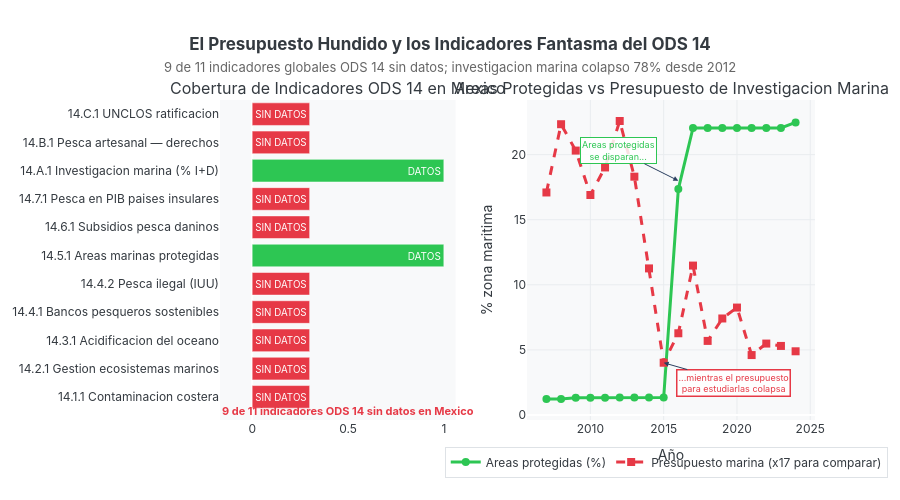

Notebook cell for this chart:
### Markdown cell above
## Acto VI — El Presupuesto Hundido y los Indicadores Fantasma
La paradoja del ODS 14 mexicano: **proteger sin estudiar**. México decretó la mayor reserva
marina de su historia (22.5 % del mar territorial) mientras el presupuesto para estudiar ese
mar **caía un 78 %**. Peor aún: los indicadores que más importan para la gestión del océano
— pesca sostenible, acidificación, zonas de oxígeno mínimo, contaminación plástica —
**no existen** en el sistema ODS de México.

### Code cell
# ══════════════════════════════════════════════════════════════════════════════
# FIGURA 6 — El Presupuesto Hundido y los Indicadores Fantasma
# ══════════════════════════════════════════════════════════════════════════════
presupuesto  = get_serie('14.A.1')
areas_mar    = get_serie('14.5.1')

# Indicadores ODS 14 globales de la ONU vs México
ind_globales = [
    '14.1.1 Contaminacion costera',
    '14.2.1 Gestion ecosistemas marinos',
    '14.3.1 Acidificacion del oceano',
    '14.4.1 Bancos pesqueros sostenibles',
    '14.4.2 Pesca ilegal (IUU)',
    '14.5.1 Areas marinas protegidas',
    '14.6.1 Subsidios pesca daninos',
    '14.7.1 Pesca en PIB paises insulares',
    '14.A.1 Investigacion marina (% I+D)',
    '14.B.1 Pesca artesanal — derechos',
    '14.C.1 UNCLOS ratificacion'
]
tiene_datos  = [False, False, False, False, False, True, False, False, True, False, False]
colores_ind  = [C_DATO if t else C_VACIO for t in tiene_datos]
textos_ind   = ['DATOS' if t else 'SIN DATOS' for t in tiene_datos]

fig6 = make_subplots(
    rows=1, cols=2,
    subplot_titles=[
        'Cobertura de Indicadores ODS 14 en Mexico',
        'Areas Protegidas vs Presupuesto de Investigacion Marina'
    ],
    column_widths=[0.45, 0.55],
    horizontal_spacing=0.12
)

# ── Panel 1: Inventario de indicadores ODS 14 ─────────────────────────────────
fig6.add_trace(go.Bar(
    x=[1 if t else 0.3 for t in tiene_datos],
    y=ind_globales,
    orientation='h',
    marker_color=colores_ind,
    marker_line_color='white', marker_line_width=0.5,
    text=textos_ind,
    textposition='inside',
    textfont=dict(size=10, color='white'),
    showlegend=False,
    hovertemplate='<b>%{y}</b><br>Estado: <b>%{text}</b><extra></extra>'
), row=1, col=1)

fig6.add_annotation(
    x=0.5, y=-0.5,
    text='<b>9 de 11 indicadores ODS 14 sin datos en Mexico</b>',
    showarrow=False,
    font=dict(size=11, color=C_VACIO),
    xref='x', yref='y',
    row=1, col=1
)

# ── Panel 2: Áreas protegidas vs presupuesto ──────────────────────────────────
# Combinar en años comunes
am_filt = areas_mar[areas_mar['periodo'] >= 2007].copy()
merged6 = am_filt[['periodo','valor']].rename(columns={'valor':'areas'}).merge(
    presupuesto[['periodo','valor']].rename(columns={'valor':'presup'}),
    on='periodo'
)

# Áreas marinas (eje principal)
fig6.add_trace(go.Scatter(
    x=merged6['periodo'], y=merged6['areas'],
    mode='lines+markers', name='Areas protegidas (%)',
    line=dict(color=C_DATO, width=3),
    marker=dict(size=8),
    hovertemplate='<b>%{x}</b><br>Areas protegidas: <b>%{y:.1f}%</b><extra></extra>'
), row=1, col=2)

# Presupuesto escalado para comparación visual
pres_escalado = merged6['presup'] * 17  # escala para visualización comparativa
fig6.add_trace(go.Scatter(
    x=merged6['periodo'], y=pres_escalado,
    mode='lines+markers', name='Presupuesto marina (x17 para comparar)',
    line=dict(color=C_VACIO, width=3, dash='dash'),
    marker=dict(size=8, symbol='square'),
    hovertemplate='<b>%{x}</b><br>Presup. marina (escalado): <b>%{y:.2f}</b><extra></extra>'
), row=1, col=2)

fig6.add_annotation(
    x=2016, y=18,
    text='Areas protegidas<br>se disparan...',
    showarrow=True, arrowhead=2, ax=-60, ay=-30,
    font=dict(size=9, color=C_DATO),
    bgcolor='rgba(255,255,255,0.85)', bordercolor=C_DATO, borderwidth=1,
    row=1, col=2
)
fig6.add_annotation(
    x=2015, y=0.236 * 17,
    text='...mientras el presupuesto<br>para estudiarlas colapsa',
    showarrow=True, arrowhead=2, ax=70, ay=20,
    font=dict(size=9, color=C_VACIO),
    bgcolor='rgba(255,255,255,0.85)', bordercolor=C_VACIO, borderwidth=1.5,
    row=1, col=2
)

fig6.update_xaxes(showgrid=True, gridcolor='#E9ECEF', title_text='Año', row=1, col=2)
fig6.update_yaxes(showgrid=True, gridcolor='#E9ECEF', title_text='% zona maritima', row=1, col=2)
fig6.update_xaxes(showgrid=False, row=1, col=1)
fig6.update_yaxes(showgrid=False, row=1, col=1)

fig6.update_layout(
    title=dict(
        text='<b>El Presupuesto Hundido y los Indicadores Fantasma del ODS 14</b><br>'
             '<span style="font-size:13px;color:#666;font-weight:normal">'
             '9 de 11 indicadores globales ODS 14 sin datos; investigacion marina colapso 78% desde 2012</span>',
        x=0.5, xanchor='center'
    ),
    height=500, plot_bgcolor=C_FONDO, paper_bgcolor='white',
    font=dict(family='Inter, Arial, sans-serif', color=C_LINEA),
    legend=dict(
        orientation='h', yanchor='bottom', y=-0.18, xanchor='center', x=0.75,
        bgcolor='rgba(255,255,255,0.8)', bordercolor='#DEE2E6', borderwidth=1
    ),
    margin=dict(t=100, b=80)
)
fig6.show()

### Figure 1 — Plotly figure (JSON) as saved in the notebook; plotly's stock layout.template omitted (floating-point values rounded to 4 significant figures)
{"data": [{"hovertemplate": "<b>%{y}</b><br>Estado: <b>%{text}</b><extra></extra>", "marker": {"color": ["#E63946", "#E63946", "#E63946", "#E63946", "#E63946", "#2DC653", "#E63946", "#E63946", "#2DC653", "#E63946", "#E63946"], "line": {"color": "white", "width": 0.5}}, "orientation": "h", "showlegend": false, "text": ["SIN DATOS", "SIN DATOS", "SIN DATOS", "SIN DATOS", "SIN DATOS", "DATOS", "SIN DATOS", "SIN DATOS", "DATOS", "SIN DATOS", "SIN DATOS"], "textfont": {"color": "white", "size": 10}, "textposition": "inside", "type": "bar", "x": [0.3, 0.3, 0.3, 0.3, 0.3, 1, 0.3, 0.3, 1, 0.3, 0.3], "xaxis": "x", "y": ["14.1.1 Contaminacion costera", "14.2.1 Gestion ecosistemas marinos", "14.3.1 Acidificacion del oceano", "14.4.1 Bancos pesqueros sostenibles", "14.4.2 Pesca ilegal (IUU)", "14.5.1 Areas marinas protegidas", "14.6.1 Subsidios pesca daninos", "14.7.1 Pesca en PIB paises insulares", "14.A.1 Investigacion marina (% I+D)", "14.B.1 Pesca artesanal — derechos", "14.C.1 UNCLOS ratificacion"], "yaxis": "y"}, {"hovertemplate": "<b>%{x}</b><br>Areas protegidas: <b>%{y:.1f}%</b><extra></extra>", "line": {"color": "#2DC653", "width": 3}, "marker": {"size": 8}, "mode": "lines+markers", "name": "Areas protegidas (%)", "type": "scatter", "x": [2007, 2008, 2009, 2010, 2011, 2012, 2013, 2014, 2015, 2016, 2017, 2018, 2019, 2020, 2021, 2022, 2023, 2024], "xaxis": "x2", "y": [1.232, 1.232, 1.334, 1.334, 1.334, 1.344, 1.344, 1.344, 1.344, 17.35, 22.05, 22.05, 22.05, 22.05, 22.05, 22.05, 22.05, 22.47], "yaxis": "y2"}, {"hovertemplate": "<b>%{x}</b><br>Presup. marina (escalado): <b>%{y:.2f}</b><extra></extra>", "line": {"color": "#E63946", "dash": "dash", "width": 3}, "marker": {"size": 8, "symbol": "square"}, "mode": "lines+markers", "name": "Presupuesto marina (x17 para comparar)", "type": "scatter", "x": [2007, 2008, 2009, 2010, 2011, 2012, 2013, 2014, 2015, 2016, 2017, 2018, 2019, 2020, 2021, 2022, 2023, 2024], "xaxis": "x2", "y": [17.1, 22.34, 20.31, 16.9, 19.02, 22.59, 18.31, 11.26, 4.018, 6.28, 11.48, 5.694, 7.417, 8.254, 4.607, 5.489, 5.308, 4.896], "yaxis": "y2"}], "layout": {"annotations": [{"font": {"size": 16}, "showarrow": false, "text": "Cobertura de Indicadores ODS 14 en Mexico", "x": 0.198, "xanchor": "center", "xref": "paper", "y": 1, "yanchor": "bottom", "yref": "paper"}, {"font": {"size": 16}, "showarrow": false, "text": "Areas Protegidas vs Presupuesto de Investigacion Marina", "x": 0.758, "xanchor": "center", "xref": "paper", "y": 1, "yanchor": "bottom", "yref": "paper"}, {"font": {"color": "#E63946", "size": 11}, "showarrow": false, "text": "<b>9 de 11 indicadores ODS 14 sin datos en Mexico</b>", "x": 0.5, "xref": "x", "y": -0.5, "yref": "y"}, {"arrowhead": 2, "ax": -60, "ay": -30, "bgcolor": "rgba(255,255,255,0.85)", "bordercolor": "#2DC653", "borderwidth": 1, "font": {"color": "#2DC653", "size": 9}, "showarrow": true, "text": "Areas protegidas<br>se disparan...", "x": 2016, "xref": "x2", "y": 18, "yref": "y2"}, {"arrowhead": 2, "ax": 70, "ay": 20, "bgcolor": "rgba(255,255,255,0.85)", "bordercolor": "#E63946", "borderwidth": 1.5, "font": {"color": "#E63946", "size": 9}, "showarrow": true, "text": "...mientras el presupuesto<br>para estudiarlas colapsa", "x": 2015, "xref": "x2", "y": 4.012, "yref": "y2"}], "font": {"color": "#343A40", "family": "Inter, Arial, sans-serif"}, "height": 500, "legend": {"bgcolor": "rgba(255,255,255,0.8)", "bordercolor": "#DEE2E6", "borderwidth": 1, "orientation": "h", "x": 0.75, "xanchor": "center", "y": -0.18, "yanchor": "bottom"}, "margin": {"b": 80, "t": 100}, "paper_bgcolor": "white", "plot_bgcolor": "#F8F9FA", "title": {"text": "<b>El Presupuesto Hundido y los Indicadores Fantasma del ODS 14</b><br><span style=\"font-size:13px;color:#666;font-weight:normal\">9 de 11 indicadores globales ODS 14 sin datos; investigacion marina colapso 78% desde 2012</span>", "x": 0.5, "xanchor": "center"}, "xaxis": {"anchor": "y", "domain": [0, 0.396], "showgrid": false}, "xaxis2": {"anchor": "y2", "domain": [0.516, 1], "gridcolor": "#E9ECEF", "showgrid": true, "title": {"text": "Año"}}, "yaxis": {"anchor": "x", "domain": [0, 1], "showgrid": false}, "yaxis2": {"anchor": "x2", "domain": [0, 1], "gridcolor": "#E9ECEF", "showgrid": true, "title": {"text": "% zona maritima"}}}}
